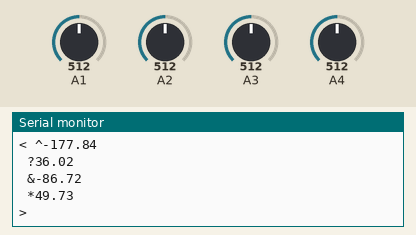
Bench run of a sketch on a simulated Arduino Uno, built with avr-gcc and run on an emulated ATmega328P. Parts: the last lines printed to the serial monitor. The inputs (shaded band) are chosen by the test bench; at power-on: A1 = 512, A2 = 512, A3 = 512, A4 = 512.

Above: at 2.2 s.
2.3 s: A1 set to 716
3.8 s: A2 set to 716
5.3 s: A3 set to 716
At 6.6 s:
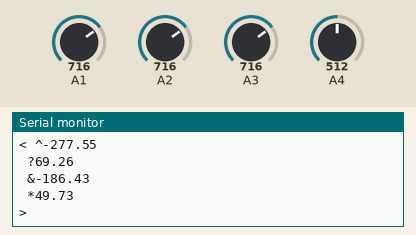
6.8 s: A4 set to 716
At 7.9 s:
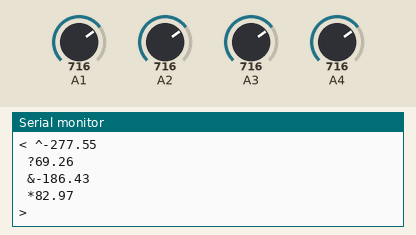
8.3 s: A1 set to 992
9.8 s: A2 set to 992
Timing chart, 0 to 12.3 s (numbered marks = the images above; inputs shaded):
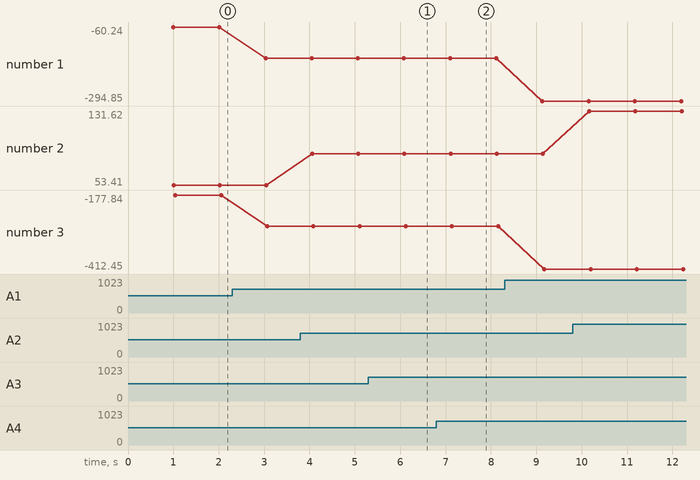

The sketch:

ad_1.ino
```cpp
void setup() {
  Serial.begin(9600);
 // pinMode(A0, INPUT);
  pinMode(A1, INPUT);
  pinMode(A2, INPUT);
  delay(1000);
}

void loop() {
  // put your main code here, to run repeatedly:
  int ref1=0;
  int mag1=0;
  int phs1=0;
  int ref2=0;
  int mag2=0;
  int phs2=0;

 // ref=analogRead(A0);
  phs1=analogRead(A1);
  mag1=analogRead(A2);
  phs2=analogRead(A3);
  mag2=analogRead(A4);

 //float vref = ref*(5.0 / 1023.0);
 float vphs1 = phs1*(5.0 / 1023.0);
 float vmag1 = mag1*(5.0 / 1023.0);
 float vphs2 = phs2*(5.0 / 1023.0);
 float vmag2 = mag2*(5.0 / 1023.0);

 float magniRatio1 = -30.0 + vmag1*(100.0 / 3.0);
 float phsDiff1 = 190.0 - 100.0*vphs1;
 float magniRatio2 = -30.0 + vmag2*(100.0 / 3.0);
 float phsDiff2 = 190.0 - 100.0*vphs2;

 float cliMag1 = magniRatio1  - 11.54-5.85;
 float cliMag2 = magniRatio2 - 3.68;
 float cliPhs1 = phsDiff1 - 100.0 + 29.9 - 7.0-40.0-0.5;
 float cliPhs2 = phsDiff2 - 35.48+9.0;


 //if(phsDiff > 0.0){
 // phsDiff = 180.0 - 100.0*vphs
 //}

  Serial.print(" !");
  Serial.print(phsDiff1);
  Serial.println();
  Serial.print(" @");
  Serial.print(magniRatio1);
  Serial.println();
  Serial.print(" #");
  Serial.print(phsDiff2);
  Serial.println();
  Serial.print(" %");
  Serial.print(magniRatio2);
  Serial.println();
  Serial.print("<");

  Serial.print(" ^");
  Serial.print(cliPhs1);
  Serial.println();
  Serial.print(" ?");
  Serial.print(cliMag1);
  Serial.println();
  Serial.print(" &");
  Serial.print(cliPhs2);
  Serial.println();
  Serial.print(" *");
  Serial.print(cliMag2);
  Serial.println();
  Serial.print(">");
  delay(1000);

}
```

Measured:
- after the input at 5.3 s, the serial monitor: prints a new line after 0.80 s (image 1)
- after the input at 6.8 s, the serial monitor: prints a new line after 0.33 s (image 2)
- plotted number 1: -60.24 → -159.95 after the input at 2.3 s, -159.95 → -294.85 after the input at 8.3 s
- plotted number 2: 53.41 → 86.65 after the input at 3.8 s, 86.65 → 131.62 after the input at 9.8 s
- plotted number 3: -177.84 → -277.55 after the input at 2.3 s, -277.55 → -412.45 after the input at 8.3 s
